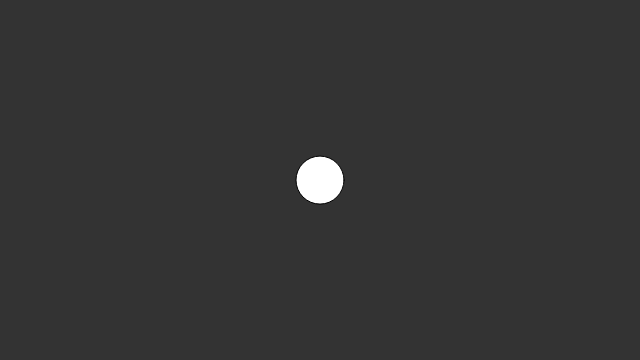
Frame 1 (no input)
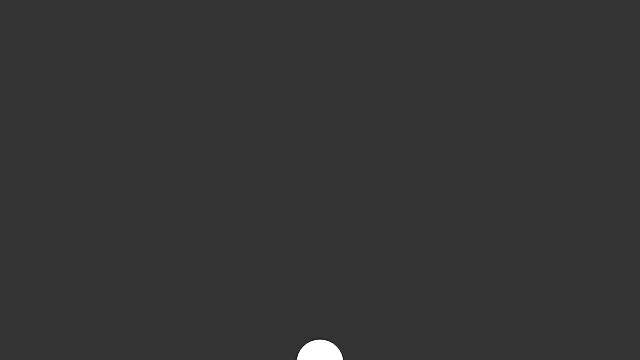
Frame 60 (no input)
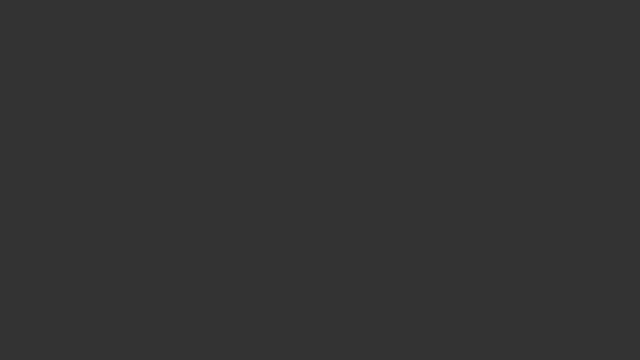
Frame 120 (the mouse pressed at the canvas centre since frame 60)

The p5.js sketch that drew these frames (run headless with seeded random() and noise() and a simulated clock; from frame 60 on, the mouse is pressed at the canvas centre):

// p5.js sketch
// ── sketch.js
function setup() {
  // put setup code here
  createCanvas(640, 360);
  w = new Walker();
  w2 = new Walker();
}

function draw() {
  background(51);
  w.update();
  w.display();
}

function Walker(){

	this.pos = createVector(width/2, height/2);
	this.vel = createVector(0, 0);
	this.acc = createVector(0, 0.1);
	//createVector replaced independent this.x and this.y vars

	this.update = function(){
		//vector math (p5.vector object)
		//vectors added going end to end, then go from start to finish
		this.vel.add(this.acc);
		this.pos.add(this.vel);
	}

	this.display = function(){
		fill(255);
		ellipse(this.pos.x, this.pos.y, 48, 48);
	}
}
